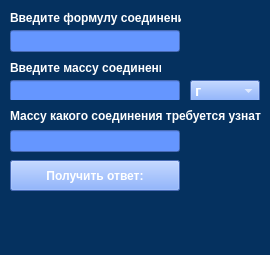
<?xml version="1.0" encoding="UTF-8"?>
<ui version="4.0">
 <class>Form</class>
 <widget class="QWidget" name="Form">
  <property name="geometry">
   <rect>
    <x>0</x>
    <y>0</y>
    <width>270</width>
    <height>255</height>
   </rect>
  </property>
  <property name="font">
   <font>
    <pointsize>11</pointsize>
    <bold>true</bold>
   </font>
  </property>
  <property name="windowTitle">
   <string>Вычисение массы элемента</string>
  </property>
  <property name="styleSheet">
   <string notr="true">background-color: rgb(5, 49, 95);</string>
  </property>
  <widget class="QLineEdit" name="edit_f">
   <property name="geometry">
    <rect>
     <x>10</x>
     <y>30</y>
     <width>170</width>
     <height>22</height>
    </rect>
   </property>
   <property name="styleSheet">
    <string notr="true">background-color: rgb(101, 150, 255);
color: rgb(255, 255, 255);</string>
   </property>
  </widget>
  <widget class="QLabel" name="f_txt">
   <property name="geometry">
    <rect>
     <x>10</x>
     <y>10</y>
     <width>171</width>
     <height>16</height>
    </rect>
   </property>
   <property name="font">
    <font>
     <bold>true</bold>
    </font>
   </property>
   <property name="styleSheet">
    <string notr="true">color: rgb(255, 255, 255);</string>
   </property>
   <property name="text">
    <string>Введите формулу соединения:</string>
   </property>
  </widget>
  <widget class="QLabel" name="s_txt">
   <property name="geometry">
    <rect>
     <x>10</x>
     <y>60</y>
     <width>151</width>
     <height>16</height>
    </rect>
   </property>
   <property name="font">
    <font>
     <bold>true</bold>
    </font>
   </property>
   <property name="styleSheet">
    <string notr="true">color: rgb(255, 255, 255);</string>
   </property>
   <property name="text">
    <string>Введите массу соединения:</string>
   </property>
  </widget>
  <widget class="QLineEdit" name="edit_s">
   <property name="geometry">
    <rect>
     <x>10</x>
     <y>80</y>
     <width>170</width>
     <height>22</height>
    </rect>
   </property>
   <property name="styleSheet">
    <string notr="true">background-color: rgb(101, 150, 255);
color: rgb(255, 255, 255);</string>
   </property>
  </widget>
  <widget class="QComboBox" name="combo">
   <property name="geometry">
    <rect>
     <x>190</x>
     <y>80</y>
     <width>70</width>
     <height>22</height>
    </rect>
   </property>
   <property name="styleSheet">
    <string notr="true">background-color: rgb(101, 150, 255);
color: rgb(255, 255, 255);</string>
   </property>
   <item>
    <property name="text">
     <string>г</string>
    </property>
   </item>
   <item>
    <property name="text">
     <string>кг</string>
    </property>
   </item>
  </widget>
  <widget class="QPushButton" name="button">
   <property name="geometry">
    <rect>
     <x>10</x>
     <y>160</y>
     <width>170</width>
     <height>31</height>
    </rect>
   </property>
   <property name="font">
    <font>
     <bold>true</bold>
    </font>
   </property>
   <property name="styleSheet">
    <string notr="true">background-color: rgb(101, 150, 255);
color: rgb(255, 255, 255);</string>
   </property>
   <property name="text">
    <string>Получить ответ:</string>
   </property>
  </widget>
  <widget class="QLabel" name="t_txt">
   <property name="geometry">
    <rect>
     <x>10</x>
     <y>100</y>
     <width>251</width>
     <height>31</height>
    </rect>
   </property>
   <property name="font">
    <font>
     <bold>true</bold>
    </font>
   </property>
   <property name="styleSheet">
    <string notr="true">color: rgb(255, 255, 255);</string>
   </property>
   <property name="text">
    <string>Массу какого соединения требуется узнать:</string>
   </property>
  </widget>
  <widget class="QLineEdit" name="edit_t">
   <property name="geometry">
    <rect>
     <x>10</x>
     <y>130</y>
     <width>170</width>
     <height>22</height>
    </rect>
   </property>
   <property name="styleSheet">
    <string notr="true">background-color: rgb(101, 150, 255);
color: rgb(255, 255, 255);</string>
   </property>
  </widget>
  <widget class="QLabel" name="l_result">
   <property name="geometry">
    <rect>
     <x>20</x>
     <y>200</y>
     <width>241</width>
     <height>41</height>
    </rect>
   </property>
   <property name="font">
    <font>
     <pointsize>25</pointsize>
     <bold>true</bold>
    </font>
   </property>
   <property name="styleSheet">
    <string notr="true">color: rgb(255, 255, 255);</string>
   </property>
   <property name="text">
    <string/>
   </property>
  </widget>
  <widget class="QLabel" name="picture">
   <property name="geometry">
    <rect>
     <x>190</x>
     <y>10</y>
     <width>71</width>
     <height>61</height>
    </rect>
   </property>
   <property name="text">
    <string/>
   </property>
  </widget>
 </widget>
 <resources/>
 <connections/>
</ui>
